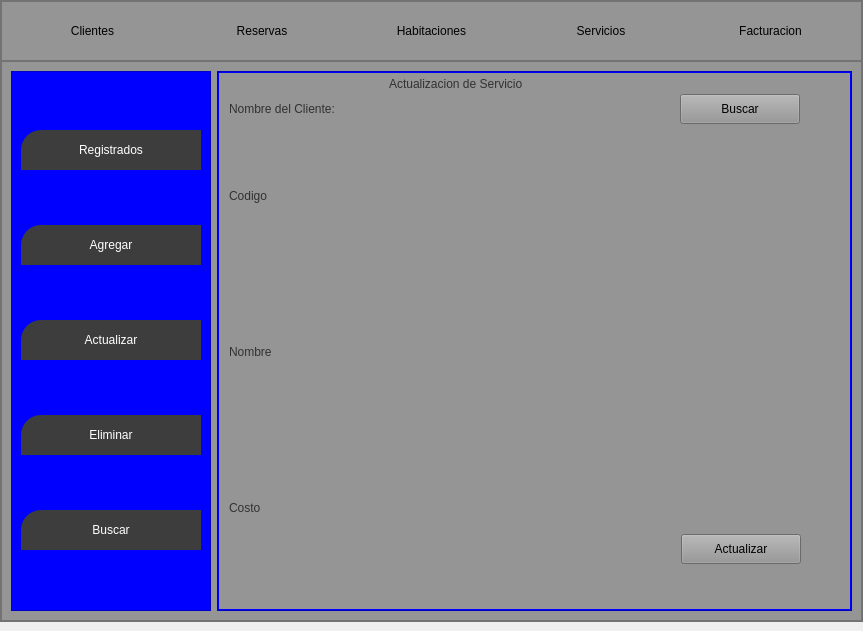
<?xml version="1.0" encoding="UTF-8"?>
<ui version="4.0">
 <class>MainWindow</class>
 <widget class="QMainWindow" name="MainWindow">
  <property name="geometry">
   <rect>
    <x>0</x>
    <y>0</y>
    <width>863</width>
    <height>631</height>
   </rect>
  </property>
  <property name="windowTitle">
   <string>MainWindow</string>
  </property>
  <widget class="QWidget" name="centralwidget">
   <layout class="QHBoxLayout" name="horizontalLayout_15">
    <property name="leftMargin">
     <number>0</number>
    </property>
    <property name="topMargin">
     <number>0</number>
    </property>
    <property name="rightMargin">
     <number>0</number>
    </property>
    <item>
     <widget class="QFrame" name="frame">
      <property name="styleSheet">
       <string notr="true">background-color:rgb(149, 149, 149)</string>
      </property>
      <property name="frameShape">
       <enum>QFrame::StyledPanel</enum>
      </property>
      <property name="frameShadow">
       <enum>QFrame::Raised</enum>
      </property>
      <layout class="QVBoxLayout" name="verticalLayout_2" stretch="0,8">
       <property name="spacing">
        <number>0</number>
       </property>
       <property name="leftMargin">
        <number>0</number>
       </property>
       <property name="topMargin">
        <number>0</number>
       </property>
       <property name="rightMargin">
        <number>0</number>
       </property>
       <property name="bottomMargin">
        <number>0</number>
       </property>
       <item>
        <widget class="QFrame" name="frame_superior">
         <property name="minimumSize">
          <size>
           <width>0</width>
           <height>42</height>
          </size>
         </property>
         <property name="styleSheet">
          <string notr="true">Qframe{
backgrorund-color:rgb(0,0,0);
}

QPushButton{
backgrorund-color:#000000ff;
border-radius:20px;
}

QPushButton:hover{
backgrorund-color:rgb(61,61,61);
border-radius:20px;
}</string>
         </property>
         <property name="frameShape">
          <enum>QFrame::StyledPanel</enum>
         </property>
         <property name="frameShadow">
          <enum>QFrame::Raised</enum>
         </property>
         <layout class="QHBoxLayout" name="horizontalLayout">
          <item>
           <widget class="QPushButton" name="bt_clientes">
            <property name="maximumSize">
             <size>
              <width>200</width>
              <height>16777215</height>
             </size>
            </property>
            <property name="text">
             <string>Clientes</string>
            </property>
            <property name="iconSize">
             <size>
              <width>38</width>
              <height>38</height>
             </size>
            </property>
           </widget>
          </item>
          <item>
           <widget class="QPushButton" name="bt_reservas">
            <property name="minimumSize">
             <size>
              <width>40</width>
              <height>40</height>
             </size>
            </property>
            <property name="text">
             <string>Reservas</string>
            </property>
           </widget>
          </item>
          <item>
           <widget class="QPushButton" name="bt_habitaciones">
            <property name="minimumSize">
             <size>
              <width>40</width>
              <height>40</height>
             </size>
            </property>
            <property name="text">
             <string>Habitaciones</string>
            </property>
           </widget>
          </item>
          <item>
           <widget class="QPushButton" name="bt_servicios">
            <property name="minimumSize">
             <size>
              <width>40</width>
              <height>40</height>
             </size>
            </property>
            <property name="text">
             <string>Servicios</string>
            </property>
           </widget>
          </item>
          <item>
           <widget class="QPushButton" name="bt_facturacion">
            <property name="minimumSize">
             <size>
              <width>40</width>
              <height>40</height>
             </size>
            </property>
            <property name="text">
             <string>Facturacion</string>
            </property>
           </widget>
          </item>
         </layout>
        </widget>
       </item>
       <item>
        <widget class="QFrame" name="frame_contenido">
         <property name="frameShape">
          <enum>QFrame::StyledPanel</enum>
         </property>
         <property name="frameShadow">
          <enum>QFrame::Raised</enum>
         </property>
         <layout class="QHBoxLayout" name="horizontalLayout_2">
          <item>
           <widget class="QFrame" name="frame_control">
            <property name="minimumSize">
             <size>
              <width>200</width>
              <height>0</height>
             </size>
            </property>
            <property name="styleSheet">
             <string notr="true">QFrame{
background-color:rgb(0, 0, 255)
}

QPushButton{
background-color:rgb(61,61,61);
border-top-left-radius: 20px;
border-buttom-left-radius:20px;
color:rgb(255,255,255);
font: 77 10pt &quot;Arial Black&quot;;
}

QPushButton:hover{
background-color:white;
border-top-left-radius:20px;
border-buttom-left-radius:20px;
color: rgb(0,0,0);
font: 77 10pt &quot;Arial Black&quot;;
}</string>
            </property>
            <property name="frameShape">
             <enum>QFrame::StyledPanel</enum>
            </property>
            <property name="frameShadow">
             <enum>QFrame::Raised</enum>
            </property>
            <layout class="QVBoxLayout" name="verticalLayout_3">
             <item>
              <widget class="QPushButton" name="bt_datos">
               <property name="minimumSize">
                <size>
                 <width>0</width>
                 <height>40</height>
                </size>
               </property>
               <property name="text">
                <string>Registrados</string>
               </property>
              </widget>
             </item>
             <item>
              <widget class="QPushButton" name="bt_registrar">
               <property name="minimumSize">
                <size>
                 <width>0</width>
                 <height>40</height>
                </size>
               </property>
               <property name="text">
                <string>Agregar</string>
               </property>
              </widget>
             </item>
             <item>
              <widget class="QPushButton" name="bt_actualizar_2">
               <property name="minimumSize">
                <size>
                 <width>0</width>
                 <height>40</height>
                </size>
               </property>
               <property name="text">
                <string>Actualizar</string>
               </property>
              </widget>
             </item>
             <item>
              <widget class="QPushButton" name="bt_eliminar">
               <property name="minimumSize">
                <size>
                 <width>0</width>
                 <height>40</height>
                </size>
               </property>
               <property name="text">
                <string>Eliminar</string>
               </property>
              </widget>
             </item>
             <item>
              <widget class="QPushButton" name="bt_ajustes">
               <property name="minimumSize">
                <size>
                 <width>0</width>
                 <height>40</height>
                </size>
               </property>
               <property name="text">
                <string>Buscar</string>
               </property>
              </widget>
             </item>
            </layout>
           </widget>
          </item>
          <item>
           <widget class="QFrame" name="frame_paginas">
            <property name="styleSheet">
             <string notr="true">QFrame{
background-color:rgb(0, 0, 255);
}

QLabel{
font: 87 12pt &quot;Arial Black&quot;;
background-color:#000000ff;
color: rgb(49, 49, 49);
border:0px solid #14C8DC;
}

QLineEdit{
border: 0px;
color: rgb(255,255,255);
border.bottom:2px solid rgb(61,61,61);
font: 75 12pt &quot;Times New Roman&quot;
}

QPussButton{
background-color: rgb(61, 61, 61);
border-radius: 15px;
color: rgb(255, 255, 255);
font: 77 10pt &quot;Arial Black&quot;;
}

QPushButton:hover{
background-color: rgb(0,206,151);
border-radius: 15px;
color: rgb(0, 0, 0);
font: 77 10pt &quot;Arial Black&quot;;
}

QTableWidget{
background-color: rgb(255, 255, 255);
color: rgb(0, 0, 0);
gridline-color: rgb(0, 206, 151);
font-size: 12pt;
color: #000000;
}

QHeaderView::section{
background-color: rgb(0, 206, 151);
border: 1px solid rgb(0, 0, 0);
font-size: 12pt;
}

QTableWidget QTableCornerButton::section{
background-color: rgb(0, 0, 0);
border: 1px solid rgb(0, 206, 151);
}
</string>
            </property>
            <property name="frameShape">
             <enum>QFrame::StyledPanel</enum>
            </property>
            <property name="frameShadow">
             <enum>QFrame::Raised</enum>
            </property>
            <layout class="QVBoxLayout" name="verticalLayout_4">
             <property name="spacing">
              <number>0</number>
             </property>
             <property name="leftMargin">
              <number>1</number>
             </property>
             <property name="topMargin">
              <number>1</number>
             </property>
             <property name="rightMargin">
              <number>1</number>
             </property>
             <property name="bottomMargin">
              <number>1</number>
             </property>
             <item>
              <widget class="QStackedWidget" name="stackedWidget">
               <property name="currentIndex">
                <number>2</number>
               </property>
               <widget class="QWidget" name="page_datos">
                <layout class="QVBoxLayout" name="verticalLayout_5">
                 <item>
                  <widget class="QLabel" name="label">
                   <property name="text">
                    <string>Servicios Registrados</string>
                   </property>
                   <property name="alignment">
                    <set>Qt::AlignCenter</set>
                   </property>
                  </widget>
                 </item>
                 <item>
                  <widget class="QTableWidget" name="tabla_productos">
                   <column>
                    <property name="text">
                     <string>Codigo</string>
                    </property>
                   </column>
                   <column>
                    <property name="text">
                     <string>Nombre_Ser</string>
                    </property>
                   </column>
                   <column>
                    <property name="text">
                     <string>Costo</string>
                    </property>
                   </column>
                  </widget>
                 </item>
                 <item>
                  <layout class="QHBoxLayout" name="horizontalLayout_3">
                   <item>
                    <spacer name="horizontalSpacer">
                     <property name="orientation">
                      <enum>Qt::Horizontal</enum>
                     </property>
                     <property name="sizeHint" stdset="0">
                      <size>
                       <width>40</width>
                       <height>20</height>
                      </size>
                     </property>
                    </spacer>
                   </item>
                   <item>
                    <widget class="QPushButton" name="bt_refrescar">
                     <property name="minimumSize">
                      <size>
                       <width>120</width>
                       <height>30</height>
                      </size>
                     </property>
                     <property name="text">
                      <string>Actulizar</string>
                     </property>
                    </widget>
                   </item>
                  </layout>
                 </item>
                </layout>
               </widget>
               <widget class="QWidget" name="page_registrar">
                <layout class="QVBoxLayout" name="verticalLayout_12">
                 <item>
                  <widget class="QLabel" name="label_19">
                   <property name="text">
                    <string>Agregar Servicio</string>
                   </property>
                   <property name="alignment">
                    <set>Qt::AlignCenter</set>
                   </property>
                  </widget>
                 </item>
                 <item>
                  <spacer name="verticalSpacer_2">
                   <property name="orientation">
                    <enum>Qt::Vertical</enum>
                   </property>
                   <property name="sizeHint" stdset="0">
                    <size>
                     <width>20</width>
                     <height>40</height>
                    </size>
                   </property>
                  </spacer>
                 </item>
                 <item>
                  <layout class="QHBoxLayout" name="horizontalLayout_6">
                   <item>
                    <layout class="QVBoxLayout" name="verticalLayout_6">
                     <property name="spacing">
                      <number>30</number>
                     </property>
                     <item>
                      <widget class="QLabel" name="label_5">
                       <property name="text">
                        <string>Codigo</string>
                       </property>
                      </widget>
                     </item>
                     <item>
                      <widget class="QLabel" name="label_4">
                       <property name="text">
                        <string>Nombre</string>
                       </property>
                      </widget>
                     </item>
                     <item>
                      <widget class="QLabel" name="label_2">
                       <property name="text">
                        <string>Costo</string>
                       </property>
                      </widget>
                     </item>
                    </layout>
                   </item>
                   <item>
                    <layout class="QVBoxLayout" name="verticalLayout_11">
                     <property name="spacing">
                      <number>30</number>
                     </property>
                     <item>
                      <widget class="QLineEdit" name="reg_codigo"/>
                     </item>
                     <item>
                      <widget class="QLineEdit" name="reg_nombreS"/>
                     </item>
                     <item>
                      <widget class="QLineEdit" name="reg_costo"/>
                     </item>
                    </layout>
                   </item>
                   <item>
                    <spacer name="horizontalSpacer_5">
                     <property name="orientation">
                      <enum>Qt::Horizontal</enum>
                     </property>
                     <property name="sizeHint" stdset="0">
                      <size>
                       <width>40</width>
                       <height>20</height>
                      </size>
                     </property>
                    </spacer>
                   </item>
                  </layout>
                 </item>
                 <item>
                  <spacer name="verticalSpacer">
                   <property name="orientation">
                    <enum>Qt::Vertical</enum>
                   </property>
                   <property name="sizeHint" stdset="0">
                    <size>
                     <width>20</width>
                     <height>40</height>
                    </size>
                   </property>
                  </spacer>
                 </item>
                 <item>
                  <layout class="QHBoxLayout" name="horizontalLayout_7">
                   <item>
                    <widget class="QLabel" name="signal_agregar">
                     <property name="minimumSize">
                      <size>
                       <width>200</width>
                       <height>30</height>
                      </size>
                     </property>
                     <property name="text">
                      <string/>
                     </property>
                     <property name="alignment">
                      <set>Qt::AlignCenter</set>
                     </property>
                    </widget>
                   </item>
                   <item>
                    <spacer name="horizontalSpacer_4">
                     <property name="orientation">
                      <enum>Qt::Horizontal</enum>
                     </property>
                     <property name="sizeHint" stdset="0">
                      <size>
                       <width>40</width>
                       <height>20</height>
                      </size>
                     </property>
                    </spacer>
                   </item>
                   <item>
                    <widget class="QPushButton" name="bt_agregar">
                     <property name="text">
                      <string>Agregar</string>
                     </property>
                    </widget>
                   </item>
                  </layout>
                 </item>
                </layout>
               </widget>
               <widget class="QWidget" name="page_actulizar">
                <widget class="QWidget" name="layoutWidget_3">
                 <property name="geometry">
                  <rect>
                   <x>10</x>
                   <y>60</y>
                   <width>572</width>
                   <height>438</height>
                  </rect>
                 </property>
                 <layout class="QHBoxLayout" name="horizontalLayout_8">
                  <item>
                   <layout class="QVBoxLayout" name="verticalLayout_13">
                    <property name="spacing">
                     <number>30</number>
                    </property>
                    <item>
                     <widget class="QLabel" name="label_24">
                      <property name="text">
                       <string>Codigo</string>
                      </property>
                     </widget>
                    </item>
                    <item>
                     <widget class="QLabel" name="label_26">
                      <property name="text">
                       <string>Nombre</string>
                      </property>
                     </widget>
                    </item>
                    <item>
                     <widget class="QLabel" name="label_31">
                      <property name="text">
                       <string>Costo</string>
                      </property>
                     </widget>
                    </item>
                   </layout>
                  </item>
                  <item>
                   <layout class="QVBoxLayout" name="verticalLayout_14">
                    <property name="spacing">
                     <number>30</number>
                    </property>
                    <item>
                     <widget class="QLineEdit" name="act_codigo"/>
                    </item>
                    <item>
                     <widget class="QLineEdit" name="act_nombre"/>
                    </item>
                    <item>
                     <widget class="QLineEdit" name="act_costo"/>
                    </item>
                   </layout>
                  </item>
                 </layout>
                </widget>
                <widget class="QLabel" name="label_32">
                 <property name="geometry">
                  <rect>
                   <x>170</x>
                   <y>0</y>
                   <width>281</width>
                   <height>21</height>
                  </rect>
                 </property>
                 <property name="text">
                  <string>Actualizacion de Servicio</string>
                 </property>
                </widget>
                <widget class="QWidget" name="layoutWidget_5">
                 <property name="geometry">
                  <rect>
                   <x>10</x>
                   <y>460</y>
                   <width>572</width>
                   <height>32</height>
                  </rect>
                 </property>
                 <layout class="QHBoxLayout" name="horizontalLayout_14">
                  <item>
                   <widget class="QLabel" name="signal_actualizar">
                    <property name="minimumSize">
                     <size>
                      <width>120</width>
                      <height>30</height>
                     </size>
                    </property>
                    <property name="text">
                     <string/>
                    </property>
                    <property name="alignment">
                     <set>Qt::AlignCenter</set>
                    </property>
                   </widget>
                  </item>
                  <item>
                   <spacer name="horizontalSpacer_9">
                    <property name="orientation">
                     <enum>Qt::Horizontal</enum>
                    </property>
                    <property name="sizeHint" stdset="0">
                     <size>
                      <width>40</width>
                      <height>20</height>
                     </size>
                    </property>
                   </spacer>
                  </item>
                  <item>
                   <widget class="QPushButton" name="bt_actualiza_tabla">
                    <property name="minimumSize">
                     <size>
                      <width>120</width>
                      <height>30</height>
                     </size>
                    </property>
                    <property name="text">
                     <string>Actualizar</string>
                    </property>
                   </widget>
                  </item>
                 </layout>
                </widget>
                <widget class="QWidget" name="layoutWidget">
                 <property name="geometry">
                  <rect>
                   <x>10</x>
                   <y>20</y>
                   <width>571</width>
                   <height>32</height>
                  </rect>
                 </property>
                 <layout class="QHBoxLayout" name="horizontalLayout_13">
                  <item>
                   <widget class="QLabel" name="label_33">
                    <property name="text">
                     <string>Nombre del Cliente:</string>
                    </property>
                   </widget>
                  </item>
                  <item>
                   <widget class="QLineEdit" name="act_buscar"/>
                  </item>
                  <item>
                   <widget class="QPushButton" name="bt_actualiza_buscar">
                    <property name="minimumSize">
                     <size>
                      <width>120</width>
                      <height>30</height>
                     </size>
                    </property>
                    <property name="text">
                     <string>Buscar</string>
                    </property>
                   </widget>
                  </item>
                 </layout>
                </widget>
               </widget>
               <widget class="QWidget" name="page_eliminar">
                <layout class="QVBoxLayout" name="verticalLayout">
                 <item>
                  <widget class="QLabel" name="label_56">
                   <property name="text">
                    <string>Eliminar Servicio</string>
                   </property>
                   <property name="alignment">
                    <set>Qt::AlignCenter</set>
                   </property>
                  </widget>
                 </item>
                 <item>
                  <layout class="QHBoxLayout" name="horizontalLayout_16">
                   <item>
                    <widget class="QLabel" name="label_57">
                     <property name="text">
                      <string>Ingrese el Nombre:</string>
                     </property>
                    </widget>
                   </item>
                   <item>
                    <widget class="QLineEdit" name="eliminar_buscar"/>
                   </item>
                   <item>
                    <widget class="QPushButton" name="bt_buscar_borrar">
                     <property name="minimumSize">
                      <size>
                       <width>120</width>
                       <height>30</height>
                      </size>
                     </property>
                     <property name="text">
                      <string>Buscar</string>
                     </property>
                    </widget>
                   </item>
                  </layout>
                 </item>
                 <item>
                  <widget class="QTableWidget" name="tabla_borrar">
                   <property name="minimumSize">
                    <size>
                     <width>200</width>
                     <height>30</height>
                    </size>
                   </property>
                   <column>
                    <property name="text">
                     <string>Codigo</string>
                    </property>
                   </column>
                   <column>
                    <property name="text">
                     <string>Nombre_Ser</string>
                    </property>
                   </column>
                   <column>
                    <property name="text">
                     <string>Costo</string>
                    </property>
                   </column>
                  </widget>
                 </item>
                 <item>
                  <layout class="QHBoxLayout" name="horizontalLayout_17">
                   <item>
                    <widget class="QLabel" name="signal_eliminacion">
                     <property name="text">
                      <string/>
                     </property>
                    </widget>
                   </item>
                   <item>
                    <spacer name="horizontalSpacer_10">
                     <property name="orientation">
                      <enum>Qt::Horizontal</enum>
                     </property>
                     <property name="sizeHint" stdset="0">
                      <size>
                       <width>40</width>
                       <height>20</height>
                      </size>
                     </property>
                    </spacer>
                   </item>
                   <item>
                    <widget class="QPushButton" name="bt_borrar">
                     <property name="minimumSize">
                      <size>
                       <width>120</width>
                       <height>30</height>
                      </size>
                     </property>
                     <property name="text">
                      <string>Eliminar</string>
                     </property>
                    </widget>
                   </item>
                  </layout>
                 </item>
                </layout>
               </widget>
               <widget class="QWidget" name="page_ajustes">
                <layout class="QVBoxLayout" name="verticalLayout_7">
                 <item>
                  <layout class="QHBoxLayout" name="horizontalLayout_4">
                   <item>
                    <widget class="QLabel" name="label_7">
                     <property name="text">
                      <string>Ingrese el codigo:</string>
                     </property>
                    </widget>
                   </item>
                   <item>
                    <widget class="QLineEdit" name="codigoB"/>
                   </item>
                  </layout>
                 </item>
                 <item>
                  <widget class="QTableWidget" name="tabla_buscar">
                   <column>
                    <property name="text">
                     <string>Codigo</string>
                    </property>
                   </column>
                   <column>
                    <property name="text">
                     <string>Nombre_Ser</string>
                    </property>
                   </column>
                   <column>
                    <property name="text">
                     <string>Costo</string>
                    </property>
                   </column>
                  </widget>
                 </item>
                 <item>
                  <widget class="QPushButton" name="pushButton">
                   <property name="text">
                    <string>Buscar Servicio</string>
                   </property>
                  </widget>
                 </item>
                </layout>
               </widget>
              </widget>
             </item>
            </layout>
           </widget>
          </item>
         </layout>
        </widget>
       </item>
      </layout>
     </widget>
    </item>
   </layout>
  </widget>
 </widget>
 <resources/>
 <connections/>
</ui>
